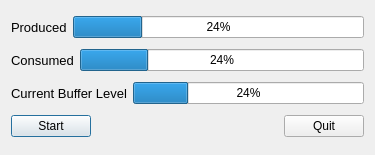
<?xml version="1.0" encoding="UTF-8"?>
<ui version="4.0">
 <class>ConProdDialog</class>
 <widget class="QDialog" name="ConProdDialog">
  <property name="geometry">
   <rect>
    <x>0</x>
    <y>0</y>
    <width>375</width>
    <height>155</height>
   </rect>
  </property>
  <property name="windowTitle">
   <string>ConProdDialog</string>
  </property>
  <layout class="QVBoxLayout" name="verticalLayout">
   <item>
    <layout class="QHBoxLayout" name="horizontalLayout">
     <item>
      <widget class="QLabel" name="label_3">
       <property name="font">
        <font>
         <pointsize>10</pointsize>
        </font>
       </property>
       <property name="text">
        <string>Produced</string>
       </property>
      </widget>
     </item>
     <item>
      <widget class="QProgressBar" name="producerProgressBar">
       <property name="value">
        <number>24</number>
       </property>
      </widget>
     </item>
    </layout>
   </item>
   <item>
    <layout class="QHBoxLayout" name="horizontalLayout_2">
     <item>
      <widget class="QLabel" name="label_2">
       <property name="font">
        <font>
         <pointsize>10</pointsize>
        </font>
       </property>
       <property name="text">
        <string>Consumed</string>
       </property>
      </widget>
     </item>
     <item>
      <widget class="QProgressBar" name="consumerProgressBar">
       <property name="value">
        <number>24</number>
       </property>
      </widget>
     </item>
    </layout>
   </item>
   <item>
    <layout class="QHBoxLayout" name="horizontalLayout_3">
     <item>
      <widget class="QLabel" name="label">
       <property name="font">
        <font>
         <pointsize>10</pointsize>
        </font>
       </property>
       <property name="text">
        <string>Current Buffer Level</string>
       </property>
      </widget>
     </item>
     <item>
      <widget class="QProgressBar" name="bufferProgressBar">
       <property name="value">
        <number>24</number>
       </property>
      </widget>
     </item>
    </layout>
   </item>
   <item>
    <layout class="QHBoxLayout" name="horizontalLayout_4">
     <item>
      <widget class="QPushButton" name="startButton">
       <property name="text">
        <string>Start</string>
       </property>
      </widget>
     </item>
     <item>
      <spacer name="horizontalSpacer">
       <property name="orientation">
        <enum>Qt::Horizontal</enum>
       </property>
       <property name="sizeHint" stdset="0">
        <size>
         <width>40</width>
         <height>20</height>
        </size>
       </property>
      </spacer>
     </item>
     <item>
      <widget class="QPushButton" name="pushButton_3">
       <property name="text">
        <string>Quit</string>
       </property>
      </widget>
     </item>
    </layout>
   </item>
  </layout>
 </widget>
 <layoutdefault spacing="6" margin="11"/>
 <resources/>
 <connections>
  <connection>
   <sender>pushButton_3</sender>
   <signal>clicked()</signal>
   <receiver>ConProdDialog</receiver>
   <slot>close()</slot>
   <hints>
    <hint type="sourcelabel">
     <x>351</x>
     <y>166</y>
    </hint>
    <hint type="destinationlabel">
     <x>371</x>
     <y>165</y>
    </hint>
   </hints>
  </connection>
 </connections>
</ui>
